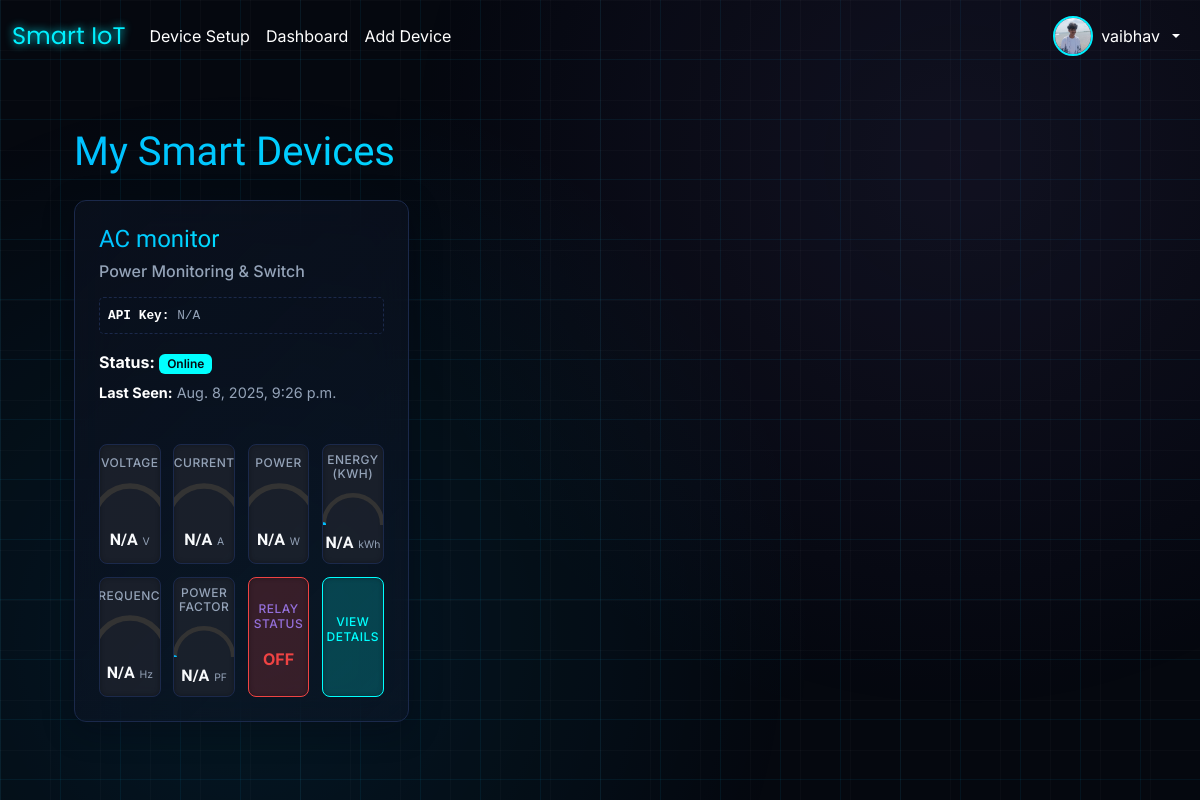
The page /dashboard/ (signed in) on the database as committed earlier.
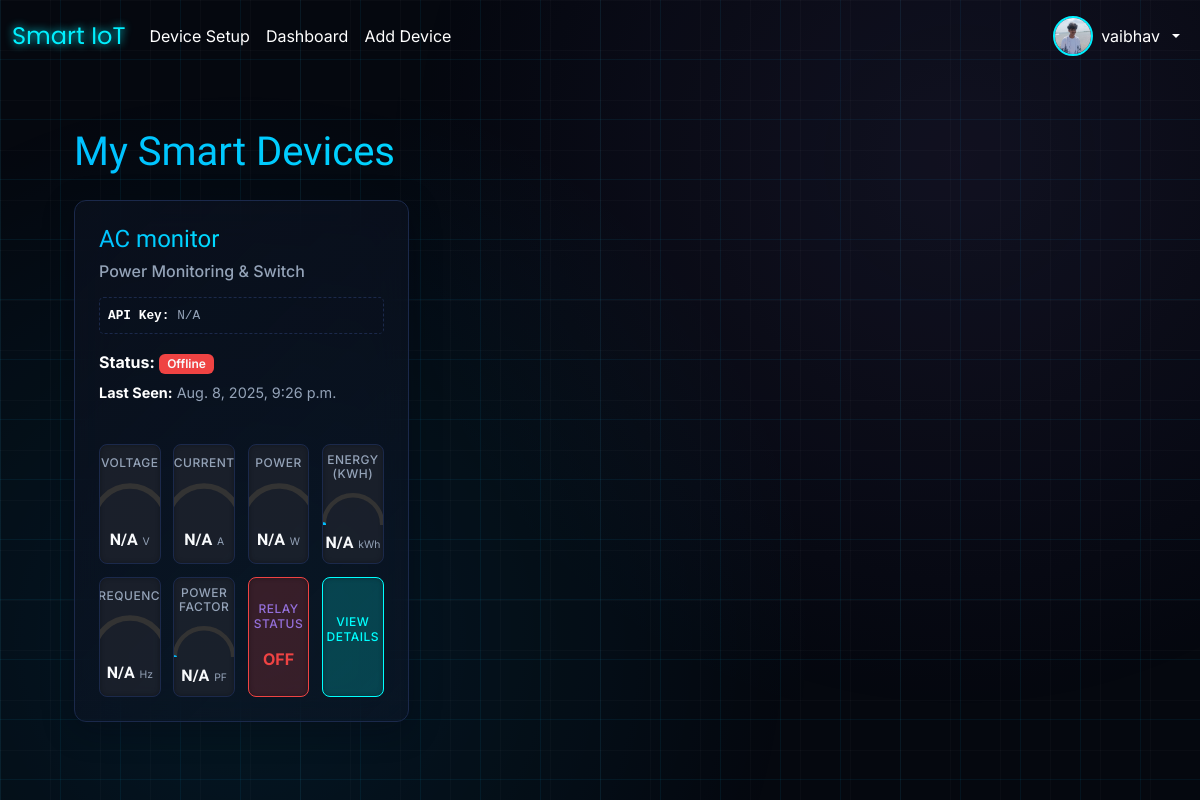
The same page on the database as committed later.
### core/models.py (models this page shows, shortened)
class CustomUser(AbstractUser):
    GENDER_CHOICES = [
        ('M', 'Male'),
        ('F', 'Female'),
        ('O', 'Other'),
        ('N', 'Prefer not to say'),
    ]
    phone_number = models.CharField(max_length=15, blank=True, null=True, unique=True)
    date_of_birth = models.DateField(blank=True, null=True)
    gender = models.CharField(max_length=1, choices=GENDER_CHOICES, blank=True, null=True)
    address = models.TextField(blank=True, null=True)
    profile_picture = models.ImageField(upload_to='profile_pics/', blank=True, null=True)
    class Meta:
        verbose_name = 'User'
        verbose_name_plural = 'Users'

class Device(models.Model):
    device_api_key = models.CharField(max_length=36, unique=True, default=uuid.uuid4,
                                      help_text="Unique API key for the device, displayed on hardware")
    name = models.CharField(max_length=100, default="Unnamed Device")
    location = models.CharField(max_length=100, blank=True, null=True)
    owner = models.ForeignKey('core.CustomUser', on_delete=models.SET_NULL, null=True, blank=True, # Use string reference
                              help_text="The user who owns this device. Null if not yet registered.")
    is_online = models.BooleanField(default=False, help_text="Indicates if the device has recently checked in.")
    last_seen = models.DateTimeField(null=True, blank=True, help_text="Timestamp of the last successful communication.")
    created_at = models.DateTimeField(auto_now_add=True)
    is_registered = models.BooleanField(default=False,
                                        help_text="True if device is linked to a user account.")
    DEVICE_TYPES = [
        ('power_monitor', 'Power Monitoring & Switch'),
        ('water_level', 'Water Level Sensor'),
    ]
    device_type = models.CharField(max_length=50, choices=DEVICE_TYPES, default='power_monitor',
                                   help_text="The type of functionality this device provides.")
    class Meta:
        verbose_name = "IoT Device"
        verbose_name_plural = "IoT Devices"
        ordering = ['name']

### dashboard/views.py (the view)
# urls.py: path('', user_dashboard, name='user_dashboard'),
@login_required
def user_dashboard(request):
    user_devices = Device.objects.filter(owner=request.user, is_registered=True).order_by('-last_seen')
    latest_data_ids = SensorData.objects.values('device_id').annotate(
        max_timestamp=Max('timestamp')
    ).values_list('id', flat=True)
    latest_data_entries = SensorData.objects.filter(
        id__in=latest_data_ids,
        device__in=user_devices
    ).select_related('device')
    latest_data_dict = {entry.device_id: entry for entry in latest_data_entries}
    devices_with_latest_data = []
    current_time = timezone.now()
    for device in user_devices:
        latest_data_entry = latest_data_dict.get(device.id)
        latest_data = latest_data_entry.data if latest_data_entry else {}
        is_online = False
        if latest_data_entry and device.last_seen:
            time_difference = current_time - device.last_seen
            if time_difference.total_seconds() < 300:
                is_online = True
        devices_with_latest_data.append({
            'device': device,
            'latest_data': latest_data,
            'is_online': is_online,
        })
    context = {
        'devices_with_latest_data': devices_with_latest_data
    }
    return render(request, 'dashboard/dashboard.html', context)

### dashboard/templates/dashboard/dashboard.html (shortened to what this page needs)
{% extends 'base.html' %}
{% load static %}
{% block head_extra %}
<link href="https://cdnjs.cloudflare.com/ajax/libs/lucide/0.263.1/lucide.min.css" rel="stylesheet">
<link href="https://unpkg.com/aos@2.3.1/dist/aos.css" rel="stylesheet">
{% endblock %}
{% block content %}
<div class="animated-grid"></div>
<div class="container-fluid-custom">
    <h2 class="mb-4 text-light">My Smart Devices</h2>
    {% if devices_with_latest_data %}
    <div class="row row-cols-1 row-cols-md-2 row-cols-lg-3 g-4">
        {% for item in devices_with_latest_data %}
        <div class="col" data-aos="fade-up" data-aos-delay="{{ forloop.counter0|add:1 }}00">
            <div class="card-custom h-100 p-4" data-device-id="{{ item.device.id }}">
                <div class="card-body d-flex flex-column">
                    <h5 class="card-title-custom">{{ item.device.name }}</h5>
                    <h6 class="card-subtitle-custom mb-3">{{ item.device.get_device_type_display }}</h6>
                    <p class="device-api-key">
                        <strong class="text-white">API Key:</strong> {{ item.device.api_key|default:"N/A" }}
                    </p>
                    <p class="mb-2">
                        <strong class="text-white">Status:</strong>
                        {% if item.device.is_online %}
                        <span class="badge badge-online">Online</span>
                        {% else %}
                        <span class="badge badge-offline">Offline</span>
                        {% endif %}
                    </p>
                    <p class="card-text mb-3" style="font-size: 0.9rem; color: var(--muted-foreground);">
                        <strong class="text-white">Last Seen:</strong> <span class="last-seen-text">{{item.device.last_seen|default:"N/A" }}</span>
                    </p>
                    {% if item.device.device_type == 'power_monitor' %}
                    <div class="gauge-grid">
                        <div class="gauge-box" id="voltage-gauge-{{ item.device.id }}">
                            <h6>Voltage</h6>
                            <svg class="gauge-svg" viewBox="0 0 100 50">
                                <path class="gauge-arc-bg" d="M10 50 A40 40 0 0 1 90 50" />
                                <path class="gauge-arc-fill" d="M10 50 A40 40 0 0 1 90 50"
                                    style="stroke-dasharray: 0 125.66;" />
                                <polygon class="gauge-needle" points="50,50 48,15 52,15"
                                    transform="rotate(-90 50 50)" />
                            </svg>
                            <div class="gauge-value-display">
                                <span class="gauge-value">N/A</span><span class="gauge-unit">V</span>
                            </div>
                        </div>
                        <div class="gauge-box" id="current-gauge-{{ item.device.id }}">
                            <h6>Current</h6>
                            <svg class="gauge-svg" viewBox="0 0 100 50">
                                <path class="gauge-arc-bg" d="M10 50 A40 40 0 0 1 90 50" />
                                <path class="gauge-arc-fill" d="M10 50 A40 40 0 0 1 90 50"
                                    style="stroke-dasharray: 0 125.66;" />
                                <polygon class="gauge-needle" points="50,50 48,15 52,15"
                                    transform="rotate(-90 50 50)" />
                            </svg>
                            <div class="gauge-value-display">
                                <span class="gauge-value">N/A</span><span class="gauge-unit">A</span>
                            </div>
                        </div>
                        <div class="gauge-box" id="power-gauge-{{ item.device.id }}">
                            <h6>Power</h6>
                            <svg class="gauge-svg" viewBox="0 0 100 50">
                                <path class="gauge-arc-bg" d="M10 50 A40 40 0 0 1 90 50" />
                                <path class="gauge-arc-fill" d="M10 50 A40 40 0 0 1 90 50"
                                    style="stroke-dasharray: 0 125.66;" />
                                <polygon class="gauge-needle" points="50,50 48,15 52,15"
                                    transform="rotate(-90 50 50)" />
                            </svg>
                            <div class="gauge-value-display">
                                <span class="gauge-value">N/A</span><span class="gauge-unit">W</span>
                            </div>
                        </div>
                        <div class="gauge-box" id="kwh-gauge-{{ item.device.id }}">
                            <h6>Energy (kWh)</h6>
                            <svg class="gauge-svg" viewBox="0 0 100 50">
                                <path class="gauge-arc-bg" d="M10 50 A40 40 0 0 1 90 50" />
                                <path class="gauge-arc-fill" d="M10 50 A40 40 0 0 1 90 50"
                                    style="stroke-dasharray: 0 125.66;" />
                                <polygon class="gauge-needle" points="50,50 48,15 52,15"
                                    transform="rotate(-90 50 50)" />
                            </svg>
                            <div class="gauge-value-display">
                                <span class="gauge-value">N/A</span><span class="gauge-unit">kWh</span>
                            </div>
                        </div>
                        <div class="gauge-box" id="frequency-gauge-{{ item.device.id }}">
                            <h6>Frequency</h6>
                            <svg class="gauge-svg" viewBox="0 0 100 50">
                                <path class="gauge-arc-bg" d="M10 50 A40 40 0 0 1 90 50" />
                                <path class="gauge-arc-fill" d="M10 50 A40 40 0 0 1 90 50"
                                    style="stroke-dasharray: 0 125.66;" />
                                <polygon class="gauge-needle" points="50,50 48,15 52,15"
                                    transform="rotate(-90 50 50)" />
                            </svg>
                            <div class="gauge-value-display">
                                <span class="gauge-value">N/A</span><span class="gauge-unit">Hz</span>
                            </div>
                        </div>
                        <div class="gauge-box" id="pf-gauge-{{ item.device.id }}">
                            <h6>Power Factor</h6>
                            <svg class="gauge-svg" viewBox="0 0 100 50">
                                <path class="gauge-arc-bg" d="M10 50 A40 40 0 0 1 90 50" />
                                <path class="gauge-arc-fill" d="M10 50 A40 40 0 0 1 90 50"
                                    style="stroke-dasharray: 0 125.66;" />
                                <polygon class="gauge-needle" points="50,50 48,15 52,15"
                                    transform="rotate(-90 50 50)" />
                            </svg>
                            <div class="gauge-value-display">
                                <span class="gauge-value">N/A</span><span class="gauge-unit">PF</span>
                            </div>
                        </div>
                        <div class="relay-gauge-box {% if item.latest_data.relay_state %}on{% else %}off{% endif %}"
                            id="relay-status-gauge-{{ item.device.id }}">
                            <h6>Relay Status</h6>
                            {% if item.latest_data.relay_state %}
                            <i class="lucide lucide-power text-primary"></i><span>ON</span>
                            {% else %}
                            <span>OFF</span>
                            {% endif %}
                        </div>
                        <a href="{% url 'dashboard:device_detail' item.device.id %}" class="action-button-gauge">
                            <h6>View Details</h6>
                        </a>
                    </div>
                    {% else %}
                    <div class="mt-auto">
                        <p class="card-text text-muted">No specific data available for this device type.</p>
                        <a href="{% url 'dashboard:device_detail' item.device.id %}"
                            class="btn-custom btn-outline-primary-custom mt-3">View Details & Control</a>
                    </div>
                    {% endif %}
                </div>
            </div>
        </div>
        {% endfor %}
    </div>
    {% endif %}
</div>
{% endblock %}

### core/templates/base.html (shortened to what this page needs)
{% load static %}
<!DOCTYPE html>
<html lang="en">
<head>
    <link href="https://cdn.jsdelivr.net/npm/bootstrap@5.3.3/dist/css/bootstrap.min.css" rel="stylesheet">
    {% block head_extra %}{% endblock %}
</head>
<body>
    <nav class="navbar navbar-expand-lg navbar-dark sticky-top">
        <div class="container-fluid">
            <a class="navbar-brand"
                href="{% if user.is_authenticated %}{% url 'dashboard:user_dashboard' %}{% else %}{% url 'homepage' %}{% endif %}">
                Smart IoT
            </a>
            <div class="collapse navbar-collapse" id="navbarNav">
                <ul class="navbar-nav me-auto mb-2 mb-lg-0">
                    <li class="nav-item"><a class="nav-link" href="{% url 'device_onboarding' %}">Device Setup</a></li>
                    {% if user.is_authenticated %}
                    <li class="nav-item"><a class="nav-link" href="{% url 'dashboard:user_dashboard' %}">Dashboard</a>
                    </li>
                    <li class="nav-item"><a class="nav-link" href="{% url 'add_device_to_user' %}">Add Device</a></li>
                    {% endif %}
                </ul>
                <ul class="navbar-nav">
                    {% if user.is_authenticated %}
                    <li class="nav-item dropdown">
                        <a class="nav-link dropdown-toggle d-flex align-items-center gap-2" href="#">
                            <img src="{% if user.profile_picture %}{{ user.profile_picture.url }}{% else %}{% static 'images/default-profile.png' %}{% endif %}"
                                class="profile-img" alt="Profile">
                            {{ user.username }}
                        </a>
                    </li>
                    {% else %}
                    <li class="nav-item"><a class="nav-link btn btn-outline-light me-2"
                            href="{% url 'login' %}">Login</a></li>
                    <li class="nav-item"><a class="nav-link btn btn-outline-info" href="{% url 'register' %}">Sign
                            Up</a></li>
                    {% endif %}
                </ul>
            </div>
        </div>
    </nav>
    <main class="container mt-4">
        {% block content %}{% endblock %}
    </main>
</body>
</html>

### core/templates/base.html (style rules this page uses)
body { font-family: 'Inter', sans-serif; background-color: #0e0e0e; color: #fff; }
.navbar-brand { font-family: 'Poppins', sans-serif; color: #00f0ff !important; font-size: 1.5rem; text-shadow: 0 0 8px #00f0ff; }
.nav-link { color: #fff !important; position: relative; }
.profile-img { width: 40px; height: 40px; border-radius: 50%; border: 2px solid #00f0ff; object-fit: cover; }

Rows that differ between the two databases and show on the page:
changed Device "AC monitor": is_online "Online" → "Offline"
